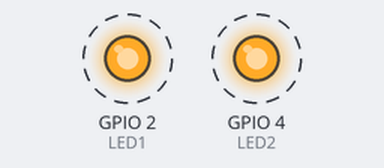
A sketch run on a simulated ESP32. Parts: output pins drawn as LEDs (lit = HIGH). Dashed ring = blinking.

Above: at 0.15 s.
Timing chart, 0 to 3.0 s (numbered marks = the images above):
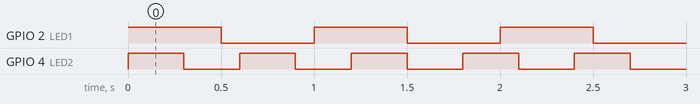

The sketch:

timer.ino
```cpp
#define LED1 2
#define LED2 4

void blinkLED1(void *pvParam) {
  pinMode(LED1, OUTPUT);
  while (1) {
    digitalWrite(LED1, HIGH);
    vTaskDelay(500 / portTICK_PERIOD_MS);
    digitalWrite(LED1, LOW);
    vTaskDelay(500 / portTICK_PERIOD_MS);
  }
}

void blinkLED2(void *pvParam) {
  pinMode(LED2, OUTPUT);
  while (1) {
    digitalWrite(LED2, HIGH);
    vTaskDelay(300 / portTICK_PERIOD_MS);
    digitalWrite(LED2, LOW);
    vTaskDelay(300 / portTICK_PERIOD_MS);
  }
}

void setup() {
  // pinToCore: 0 = Core0, 1 = Core1
  xTaskCreatePinnedToCore(blinkLED1, "LED1Task", 1000, NULL, 1, NULL, 0);
  xTaskCreatePinnedToCore(blinkLED2, "LED2Task", 1000, NULL, 1, NULL, 1);
}

void loop() {
  // FreeRTOS จัดการให้ทั้งหมด
}
```

Measured:
- by itself, GPIO 2 (LED1): alternates HIGH for 0.50 s and LOW for 0.50 s
- by itself, GPIO 4 (LED2): alternates HIGH for 0.30 s and LOW for 0.30 s
- by itself, everything shown: repeats every 3.0 s, in 14 steps
